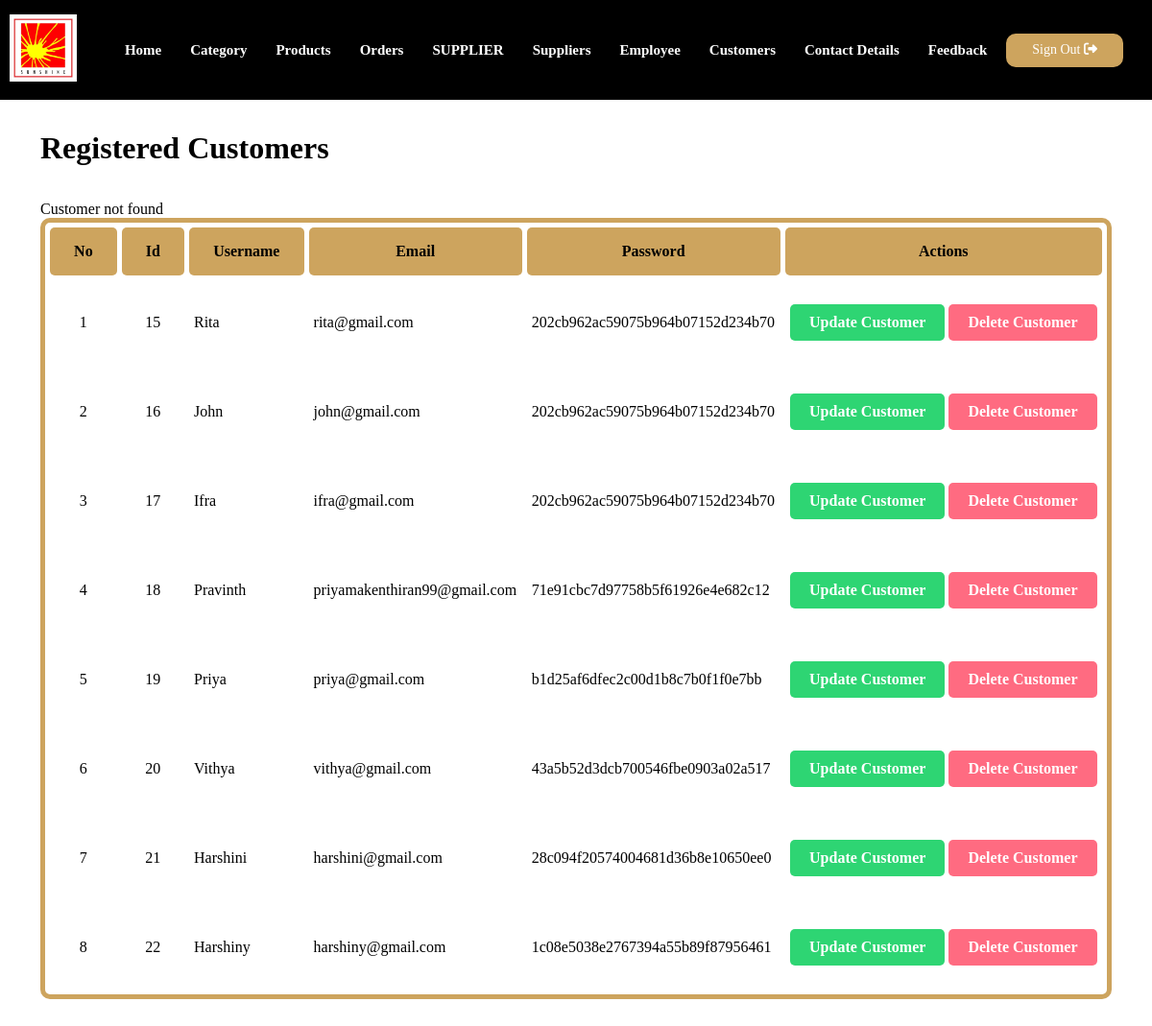
The app's page /admin/manage-customer.php (signed in) with its own data.
### tables this page shows
CREATE TABLE `users` (
  `id` int(11) NOT NULL,
  `username` varchar(100) NOT NULL,
  `email` varchar(100) NOT NULL,
  `password` varchar(100) NOT NULL
);

### admin/manage-customer.php (the view, shortened to what this page needs)
<?php include('partials/menuu.php');?>
<div class="main-content">
    <div class="wrapper">
        <h1>Registered Customers</h1><br><br>
        <?php
            if(isset($_SESSION['no-customer-found']))
            {
                echo $_SESSION['no-customer-found'];
            }
        ?>
        <table cellspacing="5px" >
        <thead style="height: 50px;">
            <tr>
                <th>No</th>
                <th>Id</th>
                <th>Username</th>
                <th>Email</th>
                <th>Password</th>
                <th>Actions</th>
            </tr>
        </thead>
            <?php
                $sql = "SELECT * FROM users";
                $res = mysqli_query($conn,$sql);
                $count = mysqli_num_rows($res);
                $sn = 1;
                if($count>0)
                {
                    while($row=mysqli_fetch_assoc($res))
                    {
                        $id = $row['id'];
                        $username = $row['username'];
                        $email = $row['email'];
                        $password = $row['password'];
                        ?>
                    <tr>
                        <td><?php echo $sn++; ?></td>
                        <td><?php echo $id; ?></td>
                        <td style="text-align: left;"><?php echo $username; ?></td>
                        <td style="text-align: left;"><?php echo $email; ?></td>
                        <td style="text-align: left;"><?php echo $password; ?></td>
                        <td>
                            <a href="<?php echo SITEURL; ?>admin/update-customer.php?id=<?php echo $id; ?>" class="buttondesign green">Update Customer</a>
                            <a href="<?php echo SITEURL; ?>admin/delete-customer.php?id=<?php echo $id; ?>" class="buttondesign red">Delete Customer</a>
                        </td>
                    </tr>
                        <?php
                    }
                }
                else
                {   ?>
                        <tr style="text-align: center;">
                            <td colspan="6" class='error'>Registered Customers Details not Available</td>
                        </tr>
                    <?php
                }
            ?>
        </table>
    </div>
</div>

### assets/css/admins.css (style rules this page uses)
:root { --heading1: 'Permanent Marker', cursive; --heading2: 'Barlow', sans-serif; --para: 'Roboto', sans-serif; --yellow: #cda45e; --brown: #151515; --black: #000; --white: #fff; --lightwhite: #d1d5db; }
* { padding: 0px; margin: 0px; box-sizing: border-box; }
a { text-decoration: none; }
.buttondesign { padding: 15px 30px; color: var(--white); text-decoration: none; font-size: 16px; font-weight: bold; background: var(--yellow); border-radius: 10px; display: inline-block; border: 2px solid var(--yellow); transition: 0.7s; }
.wrapper { padding: 1%; width: 95%; margin: 0 auto; }
table { border: 5px solid var(--yellow); border-radius: 10px; width: 100%; }
table thead tr th { margin: 0px ; border-radius: 5px; background: var(--yellow); padding: 3px 25px; text-align: center; }
table tr td { text-align: center; padding: 25px 5px; }
table td .buttondesign { border-radius: 5px; padding: 10px 20px; border: 0px; }
.green { background-color: #2ed573; }
.red { background-color: #ff6b81; }
.main-content { padding: 20px 0; }

### records on screen
users: id "15", username "Rita", email "rita@gmail.com", password "202cb962ac59075b964b07152d234b70"
users: id "16", username "John", email "john@gmail.com", password "202cb962ac59075b964b07152d234b70"
users: id "17", username "Ifra", email "ifra@gmail.com", password "202cb962ac59075b964b07152d234b70"
users: id "18", username "Pravinth", email "priyamakenthiran99@gmail.com", password "71e91cbc7d97758b5f61926e4e682c12"
users: id "19", username "Priya", email "priya@gmail.com", password "b1d25af6dfec2c00d1b8c7b0f1f0e7bb"
users: id "20", username "Vithya", email "vithya@gmail.com", password "43a5b52d3dcb700546fbe0903a02a517"
users: id "21", username "Harshini", email "harshini@gmail.com", password "28c094f20574004681d36b8e10650ee0"
users: id "22", username "Harshiny", email "harshiny@gmail.com", password "1c08e5038e2767394a55b89f87956461"

### other values on screen
$_SESSION['no-customer-found'] "Customer not found"
